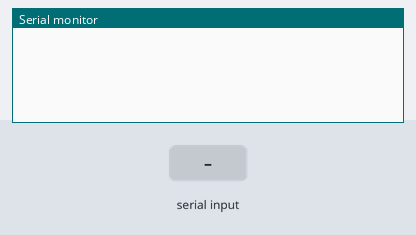
Simulated run of this sketch. Board: Arduino Uno, built with avr-gcc and run on an emulated ATmega328P. Parts: the last lines printed to the serial monitor. Inputs (shaded band) come from the test bench.

Above: at 0.9 s.
1.0 s: "s" received over Serial
At 2.1 s:
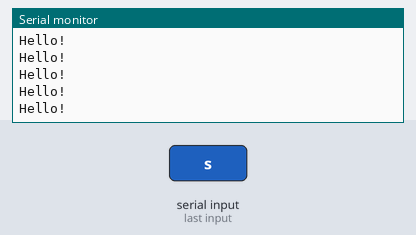
2.9 s: "b" received over Serial
At 3.9 s:
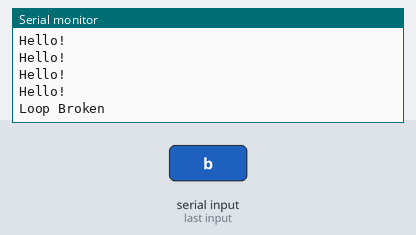

The sketch:

nested_while_loop1.ino
```cpp
void setup() {
  Serial.begin(9600);
  bool outerLoopActive = true; // Control variable for the outer loop

  while (outerLoopActive) {
    if (Serial.available() > 0 && Serial.read() == 's') {
      bool innerLoopActive = true; // Control variable for the inner loop

      while (innerLoopActive) {
        Serial.println("Hello!");

        if (Serial.available() > 0 && Serial.read() == 'b') {
          innerLoopActive = false; // Exit the inner loop
        }
      }

      Serial.println("Loop Broken");
      outerLoopActive = false; // Exit the outer loop after inner loop ends
    }
  }
}

void loop() {
  // Empty loop
}
```

Measured:
- after the input at 1.0 s, the serial monitor: prints a new line at once (image 1)
- after the input at 2.9 s, the serial monitor: prints a new line after 0.07 s (image 2)
